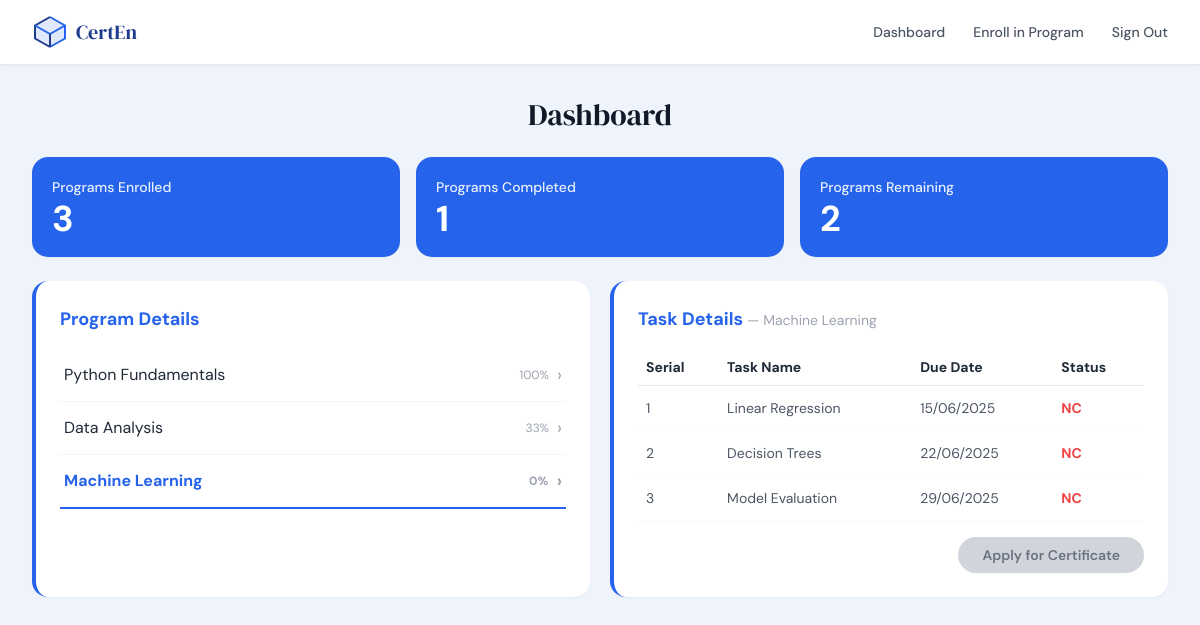
Screenshot of /dashboard?program_id=3 (signed in) with the database file from the repository.
### models.py (models this page shows, shortened)
class Program(db.Model):
    __tablename__ = "programs"
    id          = db.Column(db.Integer, primary_key=True)
    name        = db.Column(db.String(120), nullable=False)
    description = db.Column(db.Text)
    mode        = db.Column(db.String(20))   # Online / Offline / Hybrid
    created_at  = db.Column(db.DateTime, default=lambda: datetime.now(timezone.utc))
    enrollments  = db.relationship("Enrollment",  back_populates="program", cascade="all, delete-orphan")
    tasks        = db.relationship("Task",         back_populates="program", cascade="all, delete-orphan",
                                   order_by="Task.serial")
    certificates = db.relationship("Certificate", back_populates="program", cascade="all, delete-orphan")

class Task(db.Model):
    __tablename__ = "tasks"
    id         = db.Column(db.Integer, primary_key=True)
    program_id = db.Column(db.Integer, db.ForeignKey("programs.id"), nullable=False)
    serial     = db.Column(db.Integer, nullable=False)
    name       = db.Column(db.String(120), nullable=False)
    due_date   = db.Column(db.String(20))   # "DD/MM/YYYY"
    program     = db.relationship("Program",        back_populates="tasks")
    completions = db.relationship("TaskCompletion", back_populates="task", cascade="all, delete-orphan")

class TaskCompletion(db.Model):
    __tablename__ = "task_completions"
    id       = db.Column(db.Integer, primary_key=True)
    user_id  = db.Column(db.Integer, db.ForeignKey("users.id"),  nullable=False)
    task_id  = db.Column(db.Integer, db.ForeignKey("tasks.id"),  nullable=False)
    status   = db.Column(db.String(2), default="NC")   # "C" | "NC"
    updated_at = db.Column(db.DateTime, default=lambda: datetime.now(timezone.utc),
                           onupdate=lambda: datetime.now(timezone.utc))
    user = db.relationship("User", back_populates="task_completions")
    task = db.relationship("Task", back_populates="completions")
    __table_args__ = (db.UniqueConstraint("user_id", "task_id", name="uq_user_task"),)

### app.py (the view)
@app.route("/dashboard")
def user_dashboard():
    user = get_current_user()
    if not user:
        flash("Please sign in first.", "error")
        return redirect(url_for("index"))
    selected_program_id = request.args.get("program_id", type=int)
    enrollments = Enrollment.query.filter_by(user_id=user.id).all()
    enrolled_programs = [
        {"id": e.program.id, "name": e.program.name, "progress": e.progress}
        for e in enrollments
    ]
    if not selected_program_id and enrolled_programs:
        selected_program_id = enrolled_programs[0]["id"]
    selected_program = Program.query.get(selected_program_id) if selected_program_id else None
    task_rows = []
    if selected_program:
        task_rows = get_task_rows(user.id, selected_program.id)
    completed_program_ids = set()
    for e in enrollments:
        if all_tasks_complete(user.id, e.program_id):
            completed_program_ids.add(e.program_id)
    stats = {
        "programs_enrolled":  len(enrollments),
        "programs_completed": len(completed_program_ids),
        "programs_remaining": len(enrollments) - len(completed_program_ids),
    }
    cert = None
    can_apply = False
    if selected_program:
        cert = Certificate.query.filter_by(user_id=user.id,
                                           program_id=selected_program.id).first()
        tasks_done = all_tasks_complete(user.id, selected_program.id)
        already_requested = cert is not None
        can_apply = tasks_done or already_requested   # see logic below
    return render_template(
        "user_dashboard.html",
        user=user,
        stats=stats,
        enrolled_programs=enrolled_programs,
        selected_program=selected_program,
        task_rows=task_rows,
        cert=cert,
        can_apply=can_apply,
    )

### app.py (called while the page is built)
def get_current_user():
    email = session.get("email")
    if not email:
        return None
    return User.query.filter_by(email=email).first()

def all_tasks_complete(user_id: int, program_id: int) -> bool:
    tasks = Task.query.filter_by(program_id=program_id).all()
    if not tasks:
        return False
    for task in tasks:
        tc = TaskCompletion.query.filter_by(user_id=user_id, task_id=task.id).first()
        if not tc or tc.status != "C":
            return False
    return True

def get_task_rows(user_id: int, program_id: int):
    tasks = Task.query.filter_by(program_id=program_id).order_by(Task.serial).all()
    rows = []
    for task in tasks:
        tc = TaskCompletion.query.filter_by(user_id=user_id, task_id=task.id).first()
        rows.append({
            "serial":   task.serial,
            "name":     task.name,
            "due_date": task.due_date,
            "status":   tc.status if tc else "NC",
        })
    return rows

### models.py (called while the page is built)
    @property
    def progress(self):
        total = len(self.program.tasks)
        if total == 0:
            return 0
        completed = TaskCompletion.query.filter_by(
            user_id=self.user_id, status="C"
        ).join(Task).filter(Task.program_id == self.program_id).count()
        return round((completed / total) * 100)

### templates/user_dashboard.html (shortened to what this page needs)
{% extends "base.html" %}
{% block nav_links %}
  <a href="{{ url_for('user_dashboard') }}"
     class="text-sm font-medium text-gray-600 hover:text-primary hover:underline hover:underline-offset-4 transition-colors">Dashboard</a>
  <a href="{{ url_for('register') }}"
     class="text-sm font-medium text-gray-600 hover:text-primary hover:underline hover:underline-offset-4 transition-colors">Enroll in Program</a>
  <a href="{{ url_for('signout') }}"
     class="text-sm font-medium text-gray-600 hover:text-primary hover:underline hover:underline-offset-4 transition-colors">Sign Out</a>
{% endblock %}
{% block content %}
<div class="max-w-7xl mx-auto px-4 sm:px-6 lg:px-8 py-8 space-y-6">
  <h2 class="font-serif text-3xl text-center text-gray-900">Dashboard</h2>
  <div class="grid grid-cols-1 sm:grid-cols-3 gap-4">
    {% for label, value in [
        ('Programs Enrolled',  stats.programs_enrolled),
        ('Programs Completed', stats.programs_completed),
        ('Programs Remaining', stats.programs_remaining),
      ] %}
    <div class="bg-primary text-white rounded-2xl p-5 shadow-sm">
      <p class="text-sm font-medium opacity-90 mb-1">{{ label }}</p>
      <p class="text-4xl font-bold leading-none">{{ value }}</p>
    </div>
    {% endfor %}
  </div>
  <div class="grid grid-cols-1 md:grid-cols-2 gap-5">
    <div class="bg-white rounded-2xl shadow-sm border-l-4 border-primary p-6">
      <h3 class="text-lg font-bold text-primary mb-4">Program Details</h3>
      {% if enrolled_programs %}
        <ul class="divide-y divide-gray-100">
          {% for prog in enrolled_programs %}
          <li>
            <a href="{{ url_for('user_dashboard', program_id=prog.id) }}"
               class="flex justify-between items-center py-3 px-1 transition-colors
                 {% if selected_program and selected_program.id == prog.id %}
                   text-primary font-bold border-b-2 border-primary
                 {% else %}
                   text-gray-800 hover:text-primary
                 {% endif %}">
              <span>{{ prog.name }}</span>
              <span class="flex items-center gap-2">
                <span class="text-xs text-gray-400">{{ prog.progress }}%</span>
                <span class="text-gray-400 text-lg">›</span>
              </span>
            </a>
          </li>
          {% endfor %}
        </ul>
      {% else %}
        <p class="text-sm text-gray-400">You are not enrolled in any programs yet.
          <a href="{{ url_for('register') }}" class="text-primary underline">Enroll now</a>
        </p>
      {% endif %}
    </div>
    <div class="bg-white rounded-2xl shadow-sm border-l-4 border-primary p-6">
      <h3 class="text-lg font-bold text-primary mb-4">Task Details
        {% if selected_program %}
          <span class="text-gray-400 font-normal text-sm">— {{ selected_program.name }}</span>
        {% endif %}
      </h3>
      {% if selected_program and task_rows %}
        <div class="overflow-x-auto">
          <table class="w-full text-sm">
            <thead>
              <tr class="border-b border-gray-200">
                <th class="text-left py-2 px-2 font-bold text-gray-800">Serial</th>
                <th class="text-left py-2 px-2 font-bold text-gray-800">Task Name</th>
                <th class="text-left py-2 px-2 font-bold text-gray-800">Due Date</th>
                <th class="text-left py-2 px-2 font-bold text-gray-800">Status</th>
              </tr>
            </thead>
            <tbody>
              {% for row in task_rows %}
              <tr class="border-b border-gray-50">
                <td class="py-3 px-2 text-gray-600">{{ row.serial }}</td>
                <td class="py-3 px-2 text-gray-600">{{ row.name }}</td>
                <td class="py-3 px-2 text-gray-600">{{ row.due_date }}</td>
                <td class="py-3 px-2 status-{{ row.status | lower }}">{{ row.status }}</td>
              </tr>
              {% endfor %}
            </tbody>
          </table>
        </div>
        <div class="flex justify-end mt-4">
          {% if cert and cert.status == 'granted' %}
            <a href="{{ url_for('view_certificate', user_id=user.id, program_id=selected_program.id) }}"
               target="_blank"
               class="inline-flex items-center gap-2 bg-green-500 text-white font-semibold
                      rounded-full px-6 py-2 text-sm hover:bg-green-600 transition-colors">
              <svg class="w-4 h-4" fill="none" stroke="currentColor" viewBox="0 0 24 24">
                <path stroke-linecap="round" stroke-linejoin="round" stroke-width="2"
                      d="M9 12l2 2 4-4M7 21h10a2 2 0 002-2V5a2 2 0 00-2-2H7a2 2 0 00-2 2v14a2 2 0 002 2z"/>
              </svg>
              View Certificate
            </a>
          {% else %}
            {% set tasks_done = task_rows | selectattr('status', 'equalto', 'C') | list | length == task_rows | length %}
            {% if tasks_done %}
              <form action="{{ url_for('apply_certificate') }}" method="POST">
                <input type="hidden" name="program_id" value="{{ selected_program.id }}" />
                <button type="submit"
                        class="bg-primary text-white font-semibold rounded-full px-6 py-2 text-sm
                               hover:brightness-110 hover:-translate-y-0.5 transition-all">
                  Apply for Certificate
                </button>
              </form>
            {% else %}
              <button type="button"
                      id="apply-cert-btn"
                      data-program-id="{{ selected_program.id }}"
                      class="bg-gray-300 text-gray-500 font-semibold rounded-full px-6 py-2 text-sm
                             hover:bg-gray-400 transition-colors"
                      title="Not all tasks are complete. Click to request admin review.">
                Apply for Certificate
              </button>
            {% endif %}
          {% endif %}
        </div>
      {% elif selected_program %}
        <p class="text-sm text-gray-400">No tasks found for this program.</p>
      {% else %}
        <p class="text-sm text-gray-400">Select a program on the left to view tasks.</p>
      {% endif %}
    </div>
  </div>
</div>
{% endblock %}

### templates/base.html (style rules this page uses)
body { font-family: 'DM Sans', sans-serif; }
.status-nc { color: #EF4444; font-weight: 700; }

### rows the page displays
Program: name "Python Fundamentals", progress "100"
Program: name "Data Analysis", progress "33"
Program: name "Machine Learning", progress "0"
Task: name "Linear Regression", due_date "15/06/2025"
TaskCompletion: status "NC"
Task: name "Decision Trees", due_date "22/06/2025"
TaskCompletion: status "NC"
Task: name "Model Evaluation", due_date "29/06/2025"
TaskCompletion: status "NC"

### other values shown
{{ label }} "Programs Enrolled" "Programs Completed" "Programs Remaining"
{{ value }} "3" "1" "2"
{{ row.serial }} "1" "2" "3"
